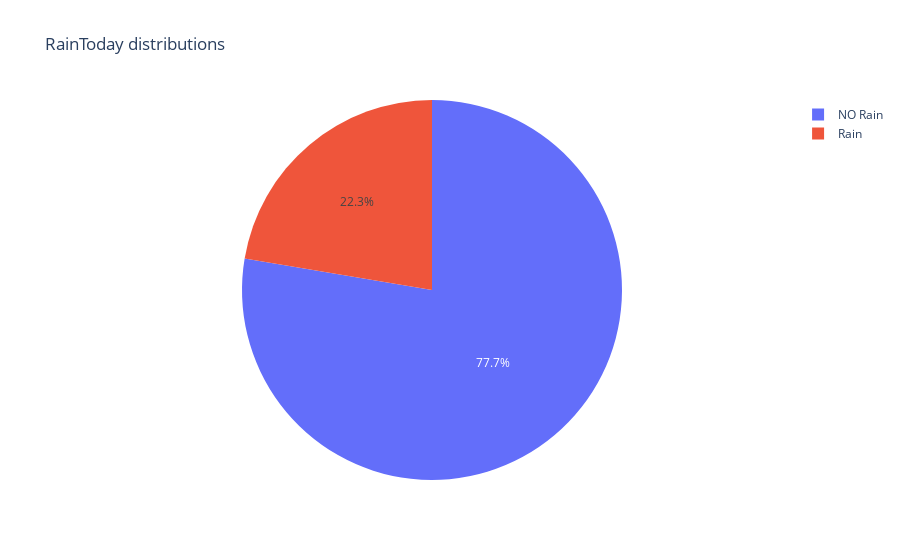

Write notebook code for a chart like this one.
### Code cell
# data exploration 
# check class distributions
import plotly.graph_objects as go
fig = go.Figure(data=[
    go.Pie(labels=['NO Rain','Rain'],
           values=df['RainToday'].value_counts())
])
fig.update_layout(title_text='RainToday distributions')
fig.show()

### Figure 1 — Plotly figure (JSON) as saved in the notebook; plotly's stock layout.template omitted (floating-point values rounded to 4 significant figures)
{"data": [{"labels": ["NO Rain", "Rain"], "type": "pie", "values": [109332, 31455]}], "layout": {"title": {"text": "RainToday distributions"}}}
